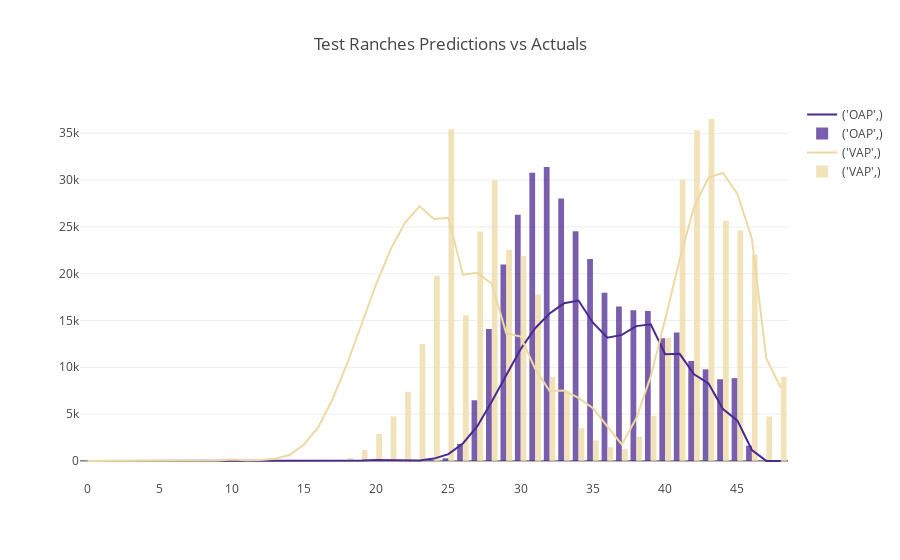
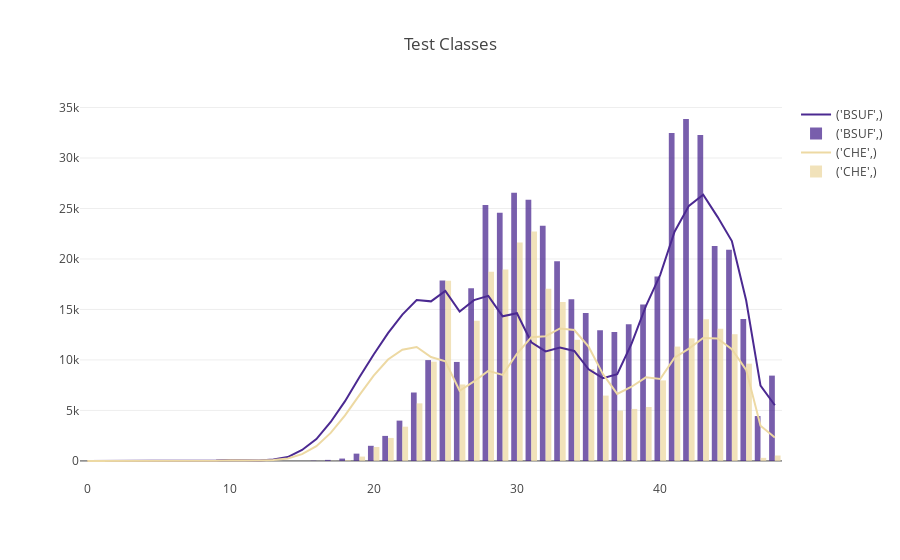
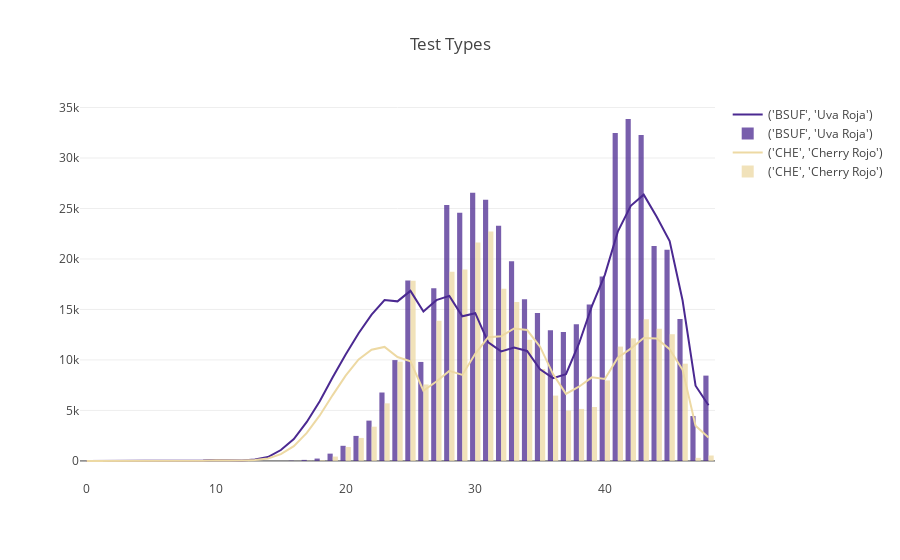
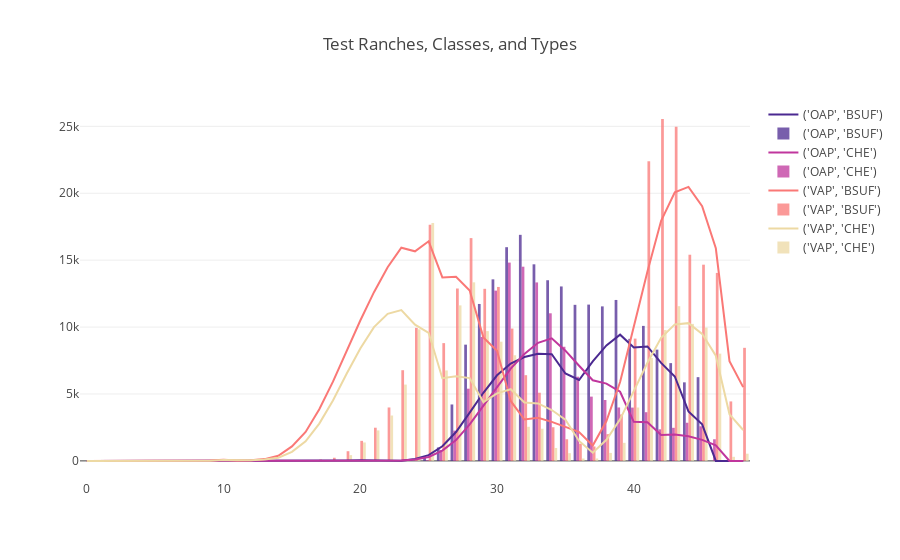

Notebook source saved alongside these figures, in order:
### Code cell
for fig,summary in zip(figs,summaries):
    fig.show()
    display(np.round(summary,2))
